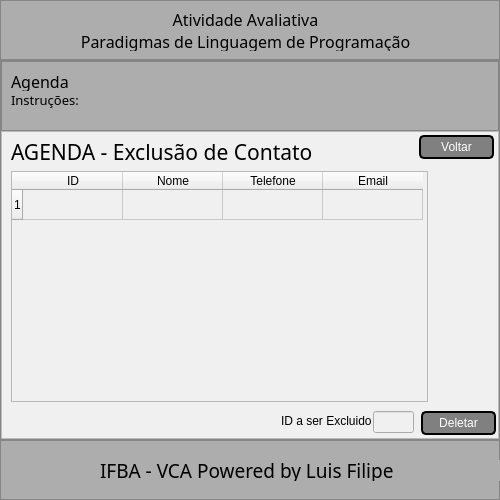
<?xml version="1.0" encoding="UTF-8"?>
<ui version="4.0">
 <class>MainWindow</class>
 <widget class="QMainWindow" name="MainWindow">
  <property name="geometry">
   <rect>
    <x>0</x>
    <y>0</y>
    <width>500</width>
    <height>500</height>
   </rect>
  </property>
  <property name="minimumSize">
   <size>
    <width>500</width>
    <height>500</height>
   </size>
  </property>
  <property name="maximumSize">
   <size>
    <width>500</width>
    <height>500</height>
   </size>
  </property>
  <property name="windowTitle">
   <string>MainWindow</string>
  </property>
  <widget class="QWidget" name="centralwidget">
   <widget class="QFrame" name="frame_Botton">
    <property name="geometry">
     <rect>
      <x>0</x>
      <y>440</y>
      <width>500</width>
      <height>60</height>
     </rect>
    </property>
    <property name="maximumSize">
     <size>
      <width>16777215</width>
      <height>60</height>
     </size>
    </property>
    <property name="styleSheet">
     <string notr="true">background-color: rgb(173, 173, 173);</string>
    </property>
    <property name="frameShape">
     <enum>QFrame::StyledPanel</enum>
    </property>
    <property name="frameShadow">
     <enum>QFrame::Raised</enum>
    </property>
    <widget class="QLabel" name="label_7">
     <property name="geometry">
      <rect>
       <x>100</x>
       <y>20</y>
       <width>401</width>
       <height>21</height>
      </rect>
     </property>
     <property name="font">
      <font>
       <family>Snap ITC</family>
       <pointsize>14</pointsize>
      </font>
     </property>
     <property name="styleSheet">
      <string notr="true">color:black</string>
     </property>
     <property name="text">
      <string>IFBA - VCA Powered by Luis Filipe</string>
     </property>
    </widget>
   </widget>
   <widget class="QFrame" name="frame_Top">
    <property name="geometry">
     <rect>
      <x>0</x>
      <y>0</y>
      <width>500</width>
      <height>60</height>
     </rect>
    </property>
    <property name="maximumSize">
     <size>
      <width>16777215</width>
      <height>60</height>
     </size>
    </property>
    <property name="styleSheet">
     <string notr="true">background-color: rgb(173, 173, 173);</string>
    </property>
    <property name="frameShape">
     <enum>QFrame::StyledPanel</enum>
    </property>
    <property name="frameShadow">
     <enum>QFrame::Raised</enum>
    </property>
    <widget class="QLabel" name="label_6">
     <property name="geometry">
      <rect>
       <x>10</x>
       <y>10</y>
       <width>471</width>
       <height>41</height>
      </rect>
     </property>
     <property name="font">
      <font>
       <family>Snap ITC</family>
       <pointsize>12</pointsize>
      </font>
     </property>
     <property name="styleSheet">
      <string notr="true">color: black</string>
     </property>
     <property name="text">
      <string>Atividade Avaliativa
Paradigmas de Linguagem de Programação</string>
     </property>
     <property name="alignment">
      <set>Qt::AlignCenter</set>
     </property>
    </widget>
   </widget>
   <widget class="QFrame" name="frame_Content">
    <property name="geometry">
     <rect>
      <x>0</x>
      <y>60</y>
      <width>500</width>
      <height>380</height>
     </rect>
    </property>
    <property name="styleSheet">
     <string notr="true">background-color: rgb(173, 173, 173);
</string>
    </property>
    <property name="frameShape">
     <enum>QFrame::StyledPanel</enum>
    </property>
    <property name="frameShadow">
     <enum>QFrame::Raised</enum>
    </property>
    <layout class="QVBoxLayout" name="verticalLayout_2">
     <property name="spacing">
      <number>0</number>
     </property>
     <property name="leftMargin">
      <number>0</number>
     </property>
     <property name="topMargin">
      <number>0</number>
     </property>
     <property name="rightMargin">
      <number>0</number>
     </property>
     <property name="bottomMargin">
      <number>0</number>
     </property>
     <item>
      <widget class="QFrame" name="frame">
       <property name="maximumSize">
        <size>
         <width>16777215</width>
         <height>70</height>
        </size>
       </property>
       <property name="styleSheet">
        <string notr="true">background-color: rgb(173, 173, 173);</string>
       </property>
       <property name="frameShape">
        <enum>QFrame::StyledPanel</enum>
       </property>
       <property name="frameShadow">
        <enum>QFrame::Raised</enum>
       </property>
       <widget class="QLabel" name="label_4">
        <property name="geometry">
         <rect>
          <x>10</x>
          <y>10</y>
          <width>471</width>
          <height>21</height>
         </rect>
        </property>
        <property name="font">
         <font>
          <family>Snap ITC</family>
          <pointsize>12</pointsize>
         </font>
        </property>
        <property name="text">
         <string>Agenda</string>
        </property>
       </widget>
       <widget class="QLabel" name="label_5">
        <property name="geometry">
         <rect>
          <x>10</x>
          <y>30</y>
          <width>481</width>
          <height>21</height>
         </rect>
        </property>
        <property name="font">
         <font>
          <family>Broadway</family>
          <pointsize>10</pointsize>
         </font>
        </property>
        <property name="text">
         <string>Instruções:</string>
        </property>
        <property name="alignment">
         <set>Qt::AlignLeading|Qt::AlignLeft|Qt::AlignTop</set>
        </property>
       </widget>
      </widget>
     </item>
     <item>
      <widget class="QFrame" name="frame_3">
       <property name="styleSheet">
        <string notr="true">background-color: rgb(240, 240, 240);</string>
       </property>
       <property name="frameShape">
        <enum>QFrame::StyledPanel</enum>
       </property>
       <property name="frameShadow">
        <enum>QFrame::Raised</enum>
       </property>
       <widget class="QLabel" name="label">
        <property name="geometry">
         <rect>
          <x>10</x>
          <y>10</y>
          <width>461</width>
          <height>21</height>
         </rect>
        </property>
        <property name="font">
         <font>
          <family>Bodoni MT</family>
          <pointsize>16</pointsize>
         </font>
        </property>
        <property name="text">
         <string>AGENDA - Exclusão de Contato</string>
        </property>
       </widget>
       <widget class="QTableWidget" name="tableWidget">
        <property name="geometry">
         <rect>
          <x>10</x>
          <y>40</y>
          <width>417</width>
          <height>231</height>
         </rect>
        </property>
        <property name="rowCount">
         <number>1</number>
        </property>
        <property name="columnCount">
         <number>4</number>
        </property>
        <row/>
        <column>
         <property name="text">
          <string>ID</string>
         </property>
        </column>
        <column>
         <property name="text">
          <string>Nome</string>
         </property>
        </column>
        <column>
         <property name="text">
          <string>Telefone</string>
         </property>
        </column>
        <column>
         <property name="text">
          <string>Email</string>
         </property>
        </column>
       </widget>
       <widget class="QPushButton" name="pushButton">
        <property name="geometry">
         <rect>
          <x>420</x>
          <y>280</y>
          <width>75</width>
          <height>24</height>
         </rect>
        </property>
        <property name="styleSheet">
         <string notr="true">QPushButton{
border: 2px solid black;
background-color: gray;
border-radius: 5px;
color:white
}

QPushButton:hover{
border: 2px solid red;
background-color: white;
border-radius: 5px;
color:black
}
</string>
        </property>
        <property name="text">
         <string>Deletar</string>
        </property>
       </widget>
       <widget class="QLineEdit" name="lineEdit">
        <property name="geometry">
         <rect>
          <x>372</x>
          <y>280</y>
          <width>41</width>
          <height>22</height>
         </rect>
        </property>
       </widget>
       <widget class="QLabel" name="label_2">
        <property name="geometry">
         <rect>
          <x>280</x>
          <y>280</y>
          <width>91</width>
          <height>20</height>
         </rect>
        </property>
        <property name="text">
         <string>ID a ser Excluido</string>
        </property>
       </widget>
       <widget class="QPushButton" name="pushButton_2">
        <property name="geometry">
         <rect>
          <x>418</x>
          <y>4</y>
          <width>75</width>
          <height>24</height>
         </rect>
        </property>
        <property name="styleSheet">
         <string notr="true">QPushButton{
border: 2px solid black;
background-color: gray;
border-radius: 5px;
color:white
}

QPushButton:hover{
border: 2px solid red;
background-color: white;
border-radius: 5px;
color:black
}
</string>
        </property>
        <property name="text">
         <string>Voltar</string>
        </property>
       </widget>
      </widget>
     </item>
    </layout>
   </widget>
  </widget>
 </widget>
 <resources/>
 <connections/>
</ui>
